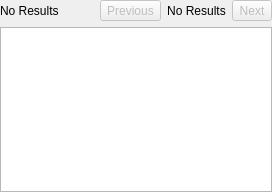
<?xml version="1.0" encoding="UTF-8"?>
<ui version="4.0">
 <class>HighlightNavigator</class>
 <widget class="QWidget" name="HighlightNavigator">
  <property name="geometry">
   <rect>
    <x>0</x>
    <y>0</y>
    <width>272</width>
    <height>192</height>
   </rect>
  </property>
  <property name="windowTitle">
   <string>Form</string>
  </property>
  <layout class="QVBoxLayout" name="verticalLayout">
   <property name="leftMargin">
    <number>0</number>
   </property>
   <property name="topMargin">
    <number>0</number>
   </property>
   <property name="rightMargin">
    <number>0</number>
   </property>
   <property name="bottomMargin">
    <number>0</number>
   </property>
   <item>
    <layout class="QHBoxLayout" name="horizontalLayout_7">
     <item>
      <widget class="QLabel" name="lb_title">
       <property name="text">
        <string>No Results</string>
       </property>
      </widget>
     </item>
     <item>
      <spacer name="horizontalSpacer_6">
       <property name="orientation">
        <enum>Qt::Horizontal</enum>
       </property>
       <property name="sizeHint" stdset="0">
        <size>
         <width>40</width>
         <height>20</height>
        </size>
       </property>
      </spacer>
     </item>
     <item>
      <widget class="QToolButton" name="tb_gotoPrevious">
       <property name="enabled">
        <bool>false</bool>
       </property>
       <property name="text">
        <string>Previous</string>
       </property>
       <property name="icon">
        <iconset resource="hobbitswidgets.qrc">
         <normaloff>:/images/icons/arrow-left-light.png</normaloff>
         <disabledoff>:/images/icons/arrow-left-999.png</disabledoff>:/images/icons/arrow-left-light.png</iconset>
       </property>
       <property name="iconSize">
        <size>
         <width>9</width>
         <height>9</height>
        </size>
       </property>
      </widget>
     </item>
     <item>
      <widget class="QLabel" name="lb_selected">
       <property name="text">
        <string>No Results</string>
       </property>
       <property name="scaledContents">
        <bool>false</bool>
       </property>
       <property name="alignment">
        <set>Qt::AlignCenter</set>
       </property>
      </widget>
     </item>
     <item>
      <widget class="QToolButton" name="tb_gotoNext">
       <property name="enabled">
        <bool>false</bool>
       </property>
       <property name="text">
        <string>Next</string>
       </property>
       <property name="icon">
        <iconset resource="hobbitswidgets.qrc">
         <normaloff>:/images/icons/arrow-right-light.png</normaloff>
         <disabledoff>:/images/icons/arrow-right-999.png</disabledoff>:/images/icons/arrow-right-light.png</iconset>
       </property>
       <property name="iconSize">
        <size>
         <width>9</width>
         <height>9</height>
        </size>
       </property>
      </widget>
     </item>
    </layout>
   </item>
   <item>
    <widget class="QTreeWidget" name="tw_highlights">
     <property name="sizePolicy">
      <sizepolicy hsizetype="Expanding" vsizetype="Expanding">
       <horstretch>0</horstretch>
       <verstretch>0</verstretch>
      </sizepolicy>
     </property>
     <property name="tabKeyNavigation">
      <bool>true</bool>
     </property>
     <property name="alternatingRowColors">
      <bool>true</bool>
     </property>
     <attribute name="headerVisible">
      <bool>false</bool>
     </attribute>
     <column>
      <property name="text">
       <string notr="true">1</string>
      </property>
     </column>
    </widget>
   </item>
  </layout>
 </widget>
 <resources>
  <include location="hobbitswidgets.qrc"/>
 </resources>
 <connections/>
</ui>
